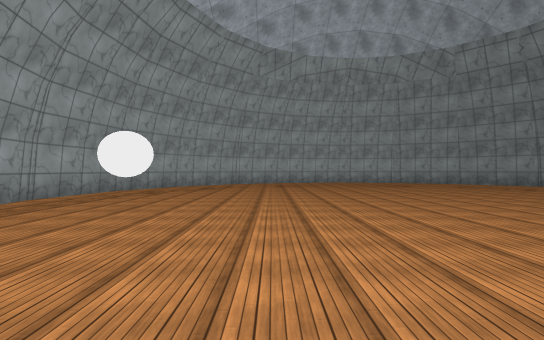
[1] (above)

13 first-person views from a walk through a scene from a Unity 3-D project. The camera is 1.5 m above the floor, looks level and sees 85° across. The floor is counted in squares, 2 m on a side. Each view is taken from the middle of a square. On the plan, view 1 faces up. The plan holds only what a view shows up to about 10 squares ahead; the rest is blank. The place goes on beyond the plan. The player character is not drawn. Surface patterns are stand-ins for the level's own textures.

[2]
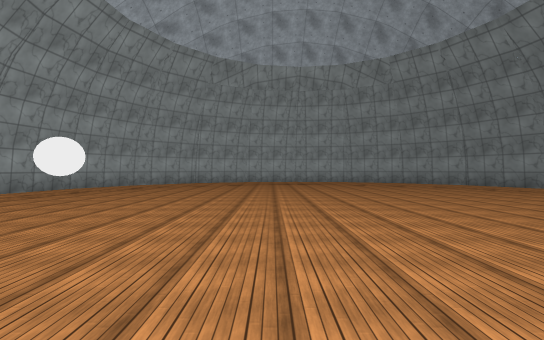

[3]
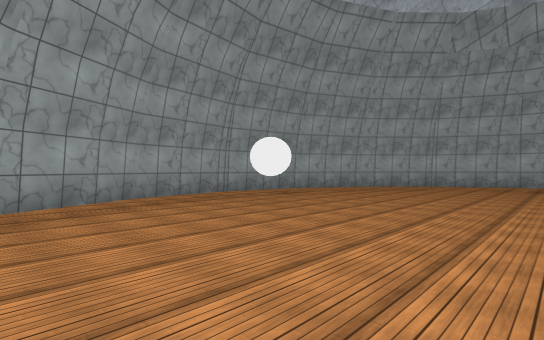

[4]
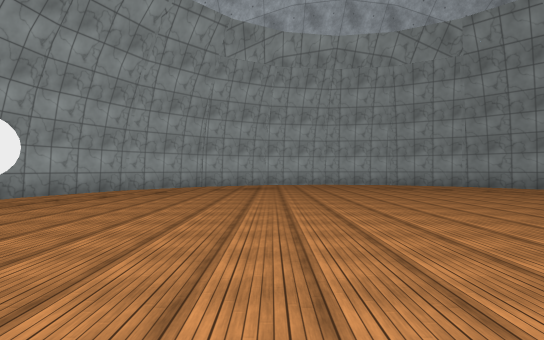

[5]
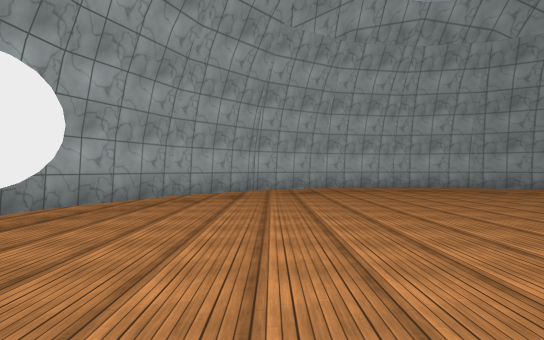

[6]
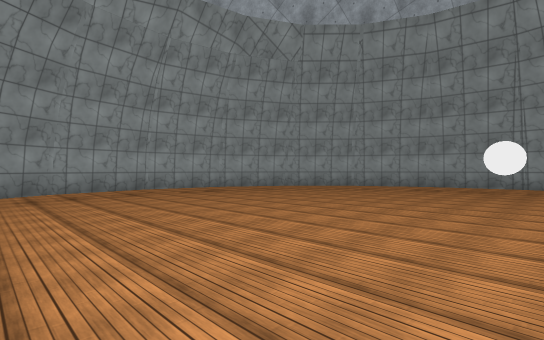

[7]
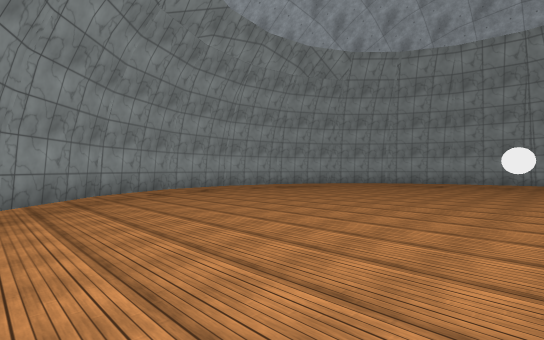

[8]
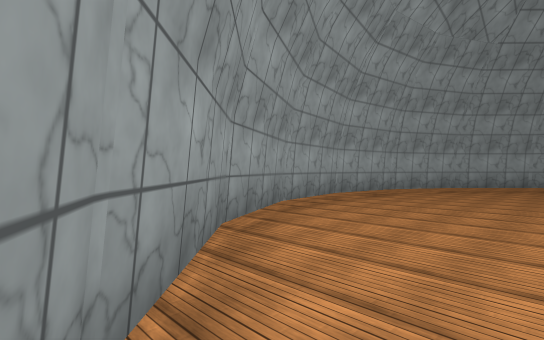

[9]
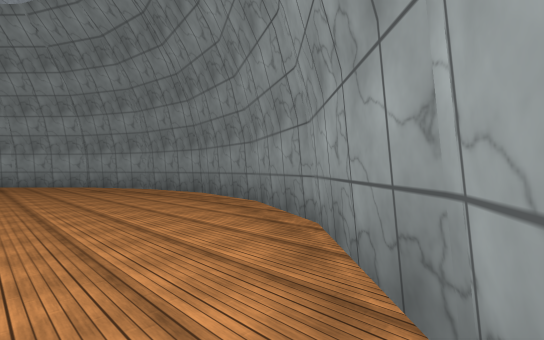

[10]
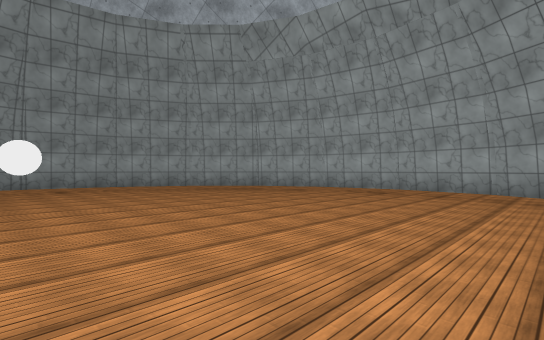

[11]
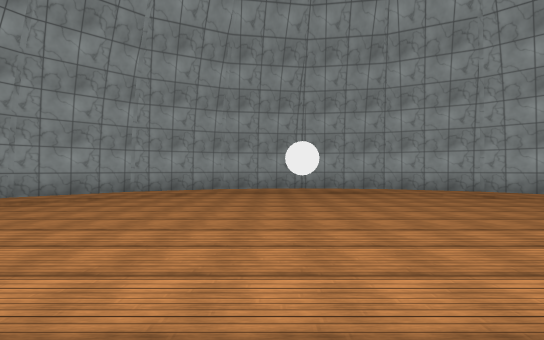

[12]
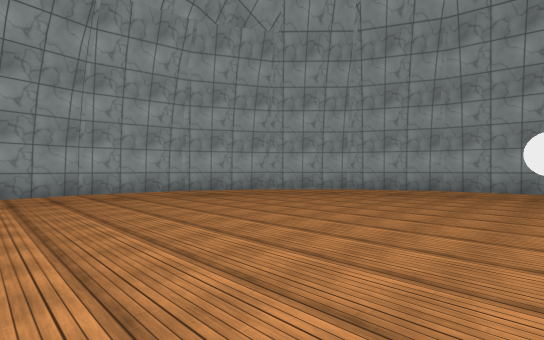

[13]
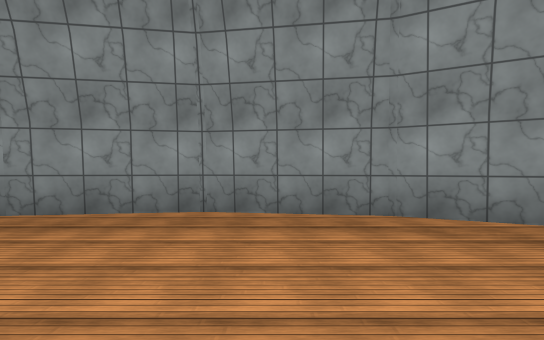

### Floor plan
Points are (right, up) in squares from view 1. A wall is a line through its corners. A room is listed if a view was taken in it or the views show most of it. See-through windows are left out.
Room 1 (views 1, 2, 3, 4, 5, 6, 7, 8, 9, 10, 11, 12, 13)
walls: (-4.9, 6) (-4.5, 3.4) (-3.4, 1.1) (-1.6, -0.8) (0.7, -2) (3.2, -2.4) (5.7, -2) (8, -0.7) (9.7, 1) (10.9, 3.4) (11.3, 6); (11.3, 5.9) (10.9, 8.6) (10.3, 9.9); (9.5, 11.2) (8.7, 12); (7.4, 13.1) (5.8, 14) (3.2, 14.4) (0.7, 14) (-1.6, 12.8) (-3.4, 10.9) (-4.5, 8.6) (-4.9, 6.1)

Where each view was taken, in squares from view 1:
view 1: 0 up, 0 right, facing up
view 2: 1 down, 2 right, facing up
view 3: 1 up, 2 right, facing up-left
view 4: 2 up, 1 right, facing up
view 5: 4 up, 1 left, facing up
view 6: 7 up, 7 right, facing down-left
view 7: 7 up, 10 right, facing down-left
view 8: 2 up, 10 right, facing down-left
view 9: 1 down, 7 right, facing up-right
view 10: 5 up, 7 right, facing up-left
view 11: 5 up, 5 right, facing left
view 12: 6 up, 5 right, facing down-left
view 13: 5 up, 7 right, facing right
